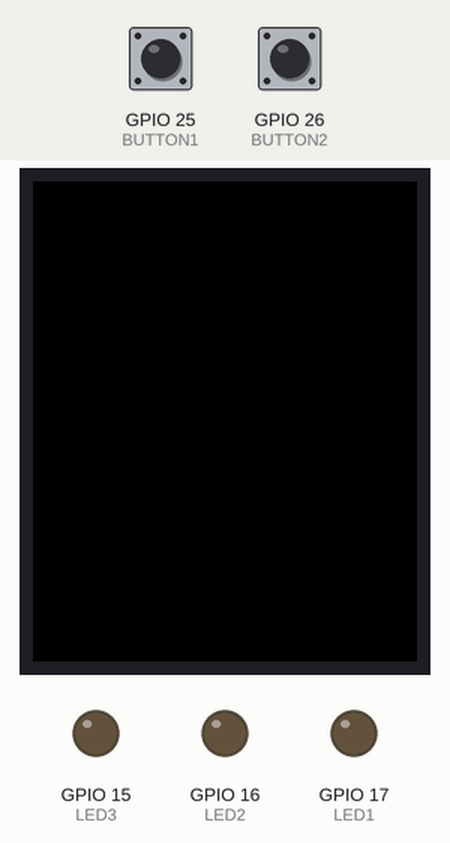
Recording of a sketch running on a simulated ESP32. On the bench: 128×160 colour display, output pins drawn as LEDs (lit = HIGH). The test bench sets the inputs (shaded band); at power-on: GPIO 25 (BUTTON1) HIGH, GPIO 26 (BUTTON2) HIGH.

Above: at 1.3 s.
1.4 s: GPIO 25 (BUTTON1) pulled LOW for 0.15 s
At 1.57 s:
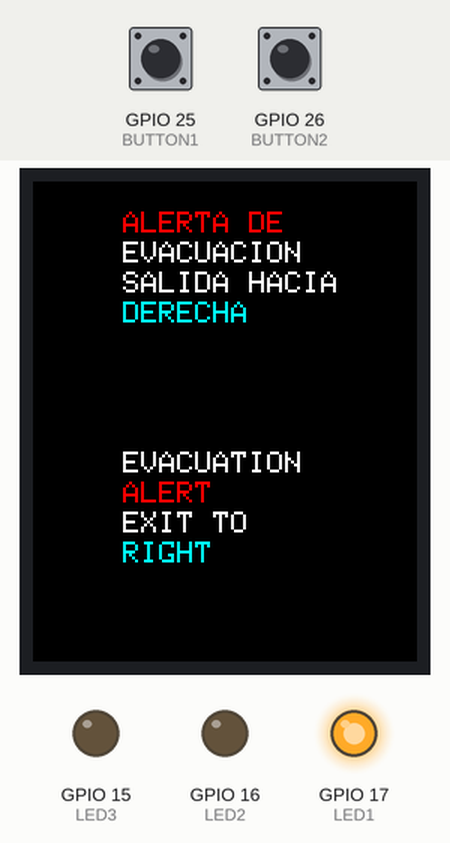
2.1 s: GPIO 26 (BUTTON2) pulled LOW for 0.15 s
At 3.0 s:
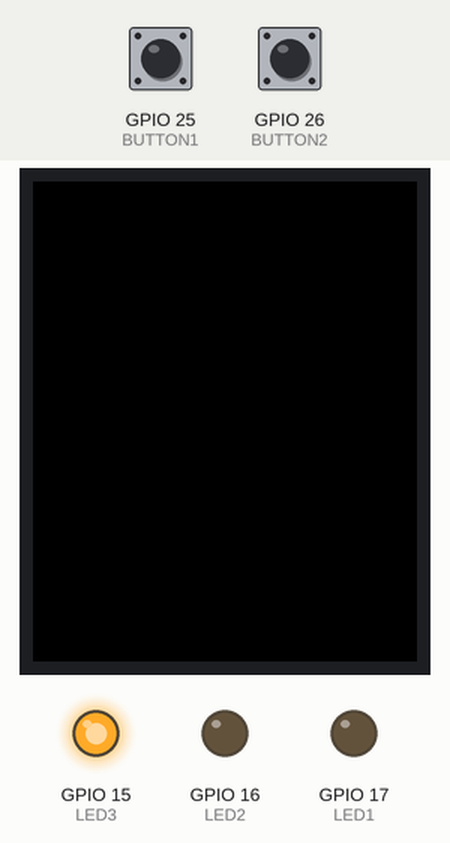
3.7 s: GPIO 25 (BUTTON1) pulled LOW for 1 s
At 4.18 s:
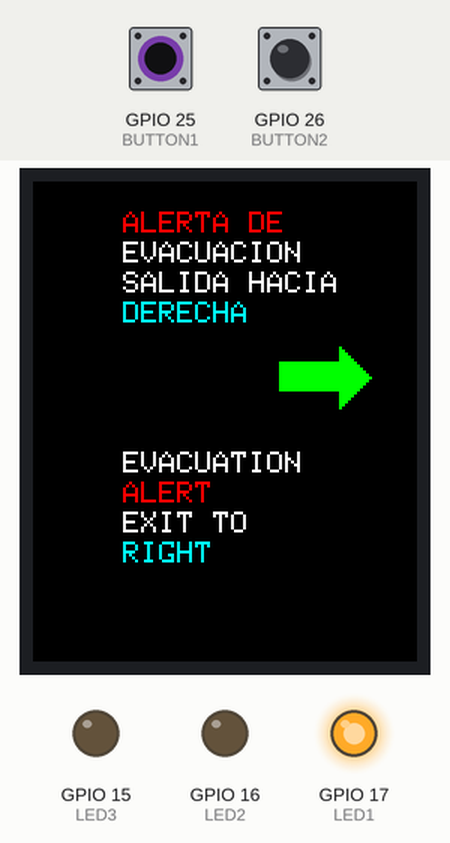
5.3 s: GPIO 26 (BUTTON2) pulled LOW for 1 s
At 6.5 s:
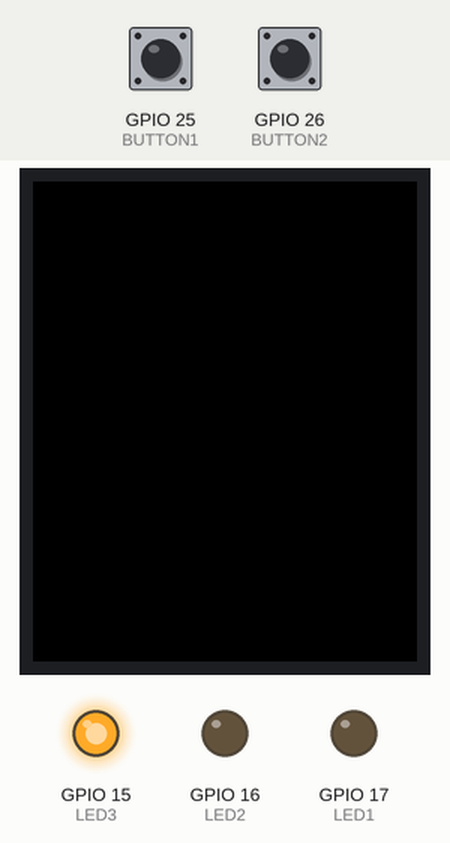
7.8 s: GPIO 25 (BUTTON1) pulled LOW for 0.15 s
At 8.28 s:
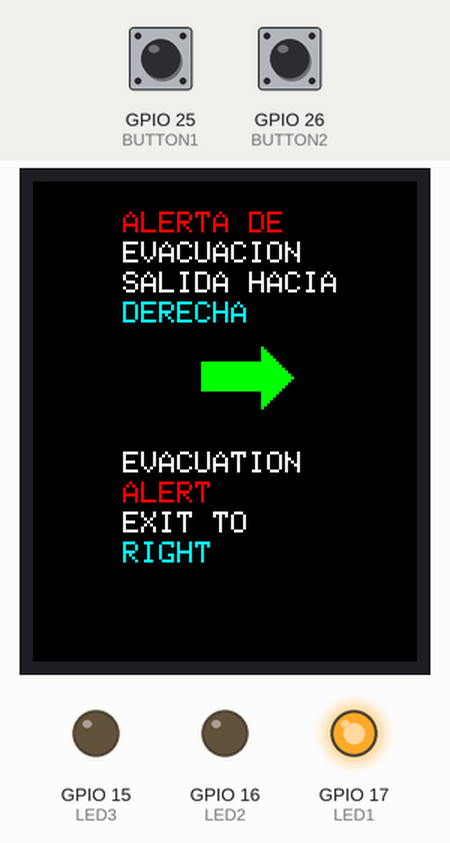
8.5 s: GPIO 26 (BUTTON2) pulled LOW for 3.2 s
At 9.1 s:
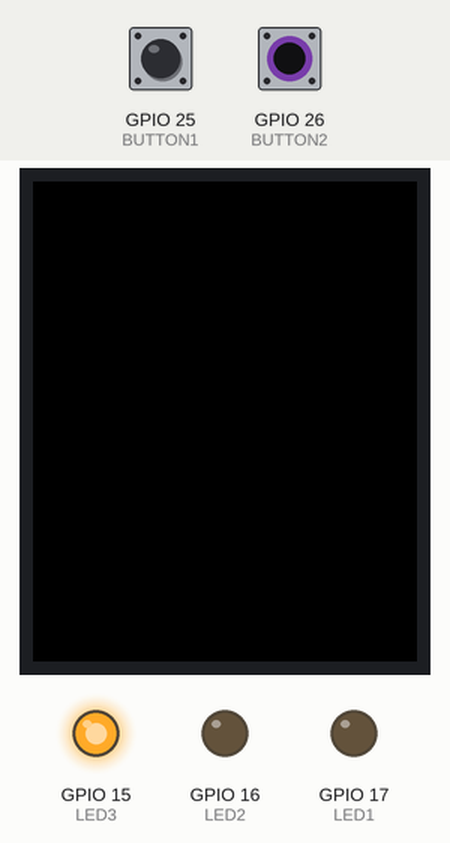
Timing chart, 0 to 11.5 s (numbered marks = the images above; inputs shaded):
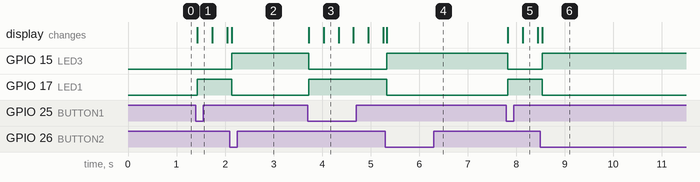

The sketch:

P-EMCOSYS-Serverless.ino
```cpp
//P-EMCOSYS - Version sin Conexion a Pagina Web
//INTEGRANTES: Luis Feregrino, Octavio Rodriguez e Isaac Misael

#include <Adafruit_GFX.h>
#include <Adafruit_ST7735.h>
#include <SPI.h>

#define TFT_CS     5
#define TFT_RST    4
#define TFT_DC     2
#define LED1       17
#define LED2       16
#define LED3       15
#define BUTTON1    25
#define BUTTON2    26
#define BUZZER     33

Adafruit_ST7735 tft = Adafruit_ST7735(TFT_CS, TFT_DC, TFT_RST);

bool tftOn = false;
unsigned long previousMillis = 0;
unsigned long arrowMillis = 0;
const long interval = 3000;
int arrowX = 0; // Posición inicial de la flecha
int arrowSpeed = 2; // Velocidad de la flecha
int arrowWidth = 30; // Ancho total de la flecha (cuerpo + punta)

void setup() {
  pinMode(LED1, OUTPUT);
  pinMode(LED2, OUTPUT);
  pinMode(LED3, OUTPUT);
  pinMode(BUTTON1, INPUT_PULLUP);
  pinMode(BUTTON2, INPUT_PULLUP);
  pinMode(BUZZER, OUTPUT);

  tft.initR(INITR_BLACKTAB);
  digitalWrite(LED1, LOW);
  digitalWrite(LED2, LOW);
  digitalWrite(LED3, LOW);
}

void loop() {
  if (digitalRead(BUTTON1) == LOW) {
    if (!tftOn) {
      tftOn = true;
      tft.fillScreen(ST77XX_BLACK);
      drawText(); // Llama a la función para dibujar el texto
      digitalWrite(LED1, HIGH);
      digitalWrite(LED3, LOW);
      previousMillis = millis();
      arrowMillis = millis();
    }
  }

  if (digitalRead(BUTTON2) == LOW) {
    if (tftOn) {
      tftOn = false;
      tft.fillScreen(ST77XX_BLACK);
      digitalWrite(LED1, LOW);
      digitalWrite(LED2, LOW);
      digitalWrite(LED3, HIGH);
      noTone(BUZZER);
    }
  }

  if (tftOn) {
    unsigned long currentMillis = millis();

    // Controlar el buzzer para que suene cada 3 segundos
    if (currentMillis - previousMillis >= interval) {
      previousMillis = currentMillis;
      tone(BUZZER, 1000, 500);
      digitalWrite(LED2, HIGH);
      delay(500);
      digitalWrite(LED2, LOW);
    }

    // Mover la flecha cada 50 ms aproximadamente
    if (currentMillis - arrowMillis >= 1) {
      arrowMillis = currentMillis;
      moveArrow();  // Mover la flecha
    }
  }
}

void drawText() {
     tft.setCursor(30, 10);
    tft.setTextSize(1);
    tft.setTextColor(ST77XX_RED);
    tft.print("ALERTA DE");

    tft.setCursor(30, 20);
    tft.setTextSize(1);
    tft.setTextColor(ST77XX_WHITE);
    tft.print("EVACUACION");
      // Texto de salida (SALIDA HACIA / EXIT TO)
    tft.setCursor(30, 30);
    tft.setTextSize(1);
    tft.setTextColor(ST77XX_WHITE);
    tft.print("SALIDA HACIA");

    tft.setCursor(30, 40);
    tft.setTextColor(ST77XX_CYAN);  // Parte en color
    tft.print("DERECHA");
    tft.setCursor(30, 90);
    tft.setTextSize(1);
    tft.setTextColor(ST77XX_WHITE);
    tft.print("EVACUATION");

    tft.setCursor(30, 100);
    tft.setTextSize(1);
    tft.setTextColor(ST77XX_RED);
    tft.print("ALERT");
     tft.setCursor(30, 110);
    tft.setTextSize(1);
    tft.setTextColor(ST77XX_WHITE);
    tft.print("EXIT TO");

    tft.setCursor(30, 120);
    tft.setTextColor(ST77XX_CYAN);  // Parte en color
    tft.print("RIGHT");
    //-----------------------------------------------------------
}

void moveArrow() {
  // Apagar la pantalla
  tft.fillScreen(ST77XX_BLACK);

  // Volver a dibujar el texto
  drawText();

  // Dibujar la flecha en su nueva posición (centro vertical, entre el texto superior e inferior)
  tft.fillRect(arrowX, 60, 20, 10, ST77XX_GREEN);    // Cuerpo de la flecha
  tft.fillTriangle(arrowX + 20, 55, arrowX + 20, 75, arrowX + 30, 65, ST77XX_GREEN); // Punta de la flecha

  // Mover la flecha hacia la derecha
  arrowX += arrowSpeed;

  // Si la flecha llega al borde derecho, reiniciarla
  if (arrowX > 128) {  // La pantalla es de 128x128 píxeles
    arrowX = -arrowWidth;  // Reiniciar posición de la flecha (fuera del borde izquierdo)
  }
}
```

Measured:
- after the input at 1.4 s, GPIO 17 (LED1): LOW → HIGH at once; the display: changes at once (image 1)
- after the input at 2.1 s, GPIO 15 (LED3): LOW → HIGH at once; GPIO 17 (LED1): HIGH → LOW at once; the display: changes at once (image 2)
- after the input at 3.7 s, GPIO 15 (LED3): HIGH → LOW at once; GPIO 17 (LED1): LOW → HIGH at once; the display: first changes at once (image 3 shows a later state)
- after the input at 5.3 s, GPIO 15 (LED3): LOW → HIGH at once; GPIO 16 (LED2): stays LOW (without the input it goes to HIGH after 1.4 s); GPIO 17 (LED1): HIGH → LOW at once
- after the input at 7.8 s, GPIO 15 (LED3): HIGH → LOW at once; GPIO 17 (LED1): LOW → HIGH at once; the display: first changes at once (image 5 shows a later state)
- after the input at 8.5 s, GPIO 15 (LED3): LOW → HIGH at once; GPIO 16 (LED2): stays LOW (without the input it goes to HIGH after 2.3 s); GPIO 17 (LED1): HIGH → LOW at once; the display: changes at once (image 6)
